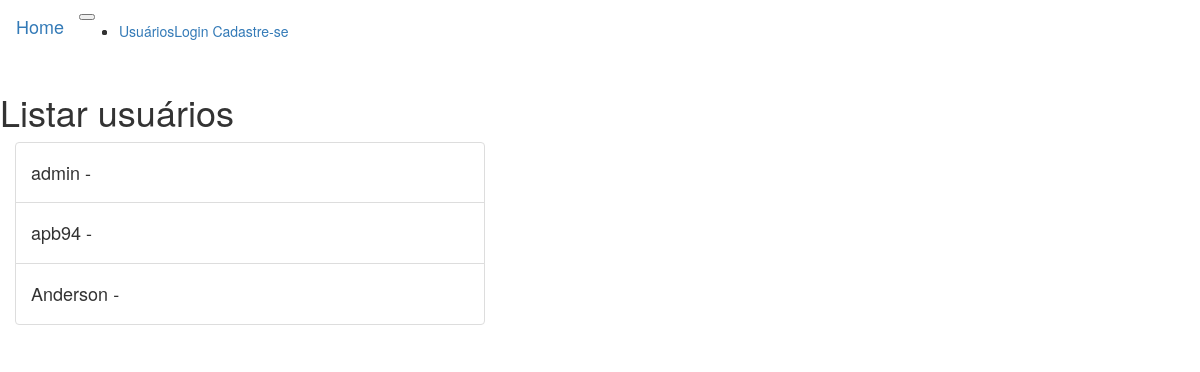
/users, run on an earlier commit of the app's database.
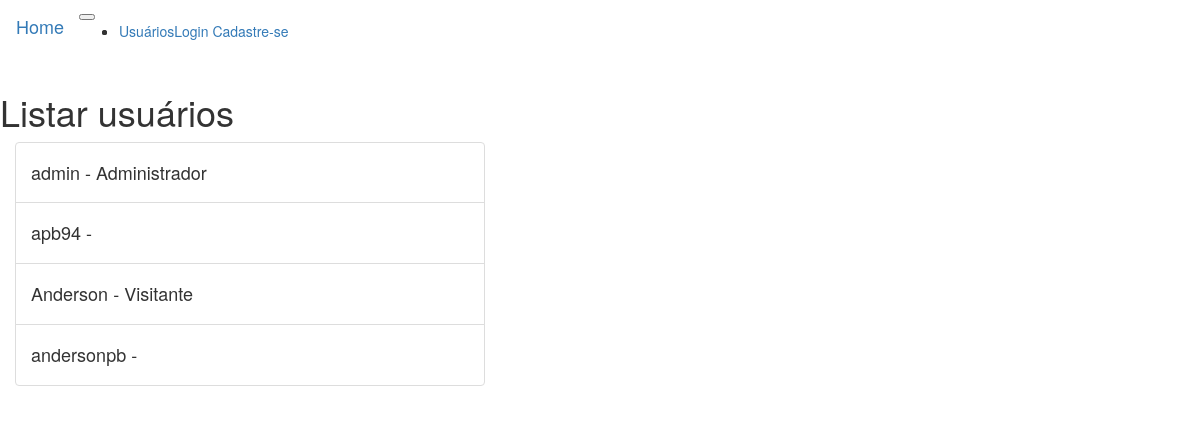
And on a later commit of the database.
### app/models.py (models this page shows, shortened)
class User(db.Model, UserMixin):
    __tablename__ = 'users'
    id = db.Column(db.Integer, primary_key=True)
    username = db.Column(db.String(64), unique=True, index=True)
    role_id = db.Column(db.Integer, db.ForeignKey('roles.id'))
    password_hash = db.Column(db.String(128))
    @property
    def password(self):
        raise AttributeError('password is not readable')

class Role(db.Model):
    __tablename__ = 'roles'
    id = db.Column(db.Integer, primary_key=True)
    name = db.Column(db.String(64), unique=True)
    users = db.relationship('User', backref='role')

### app/main/views.py (the view)
@main.route('/users')
def users():
    list_users = User.query.all()
    if not list_users:
        flash('Não existem usuários cadastrados!')
    return render_template('list_users.html', users=list_users)

### app/templates/list_users.html (shortened to what this page needs)
{% extends 'base.html' %}
{% import "bootstrap/wtf.html" as wtf %}
{% block content %}
    <div class="container-fluid">
        <div class="row justify-content-center my-4">
            <h1>Listar usuários</h1>
        </div>
        <div class="row justify-content-center my-4">
            <div class="col-sm-12 col-md-10 col-xs-5 col-lg-5 mt-4">
                <ul class="list-group">
                    {% for user in users %}
                        <li class="list-group-item">
                            <h4>
                                {{ user.username }} - {{ user.role.name }}
                            </h4>
                        </li>
                    {% endfor %}
                </ul>
            </div>
        </div>
    </div>
{% endblock %}

### app/templates/base.html (shortened to what this page needs)
{% extends "bootstrap/base.html" %}
{% block navbar %}
    <nav class="navbar navbar-expand-lg navbar-light bg-light">
        <a class="navbar-brand" href="/">Home</a>
        <button class="navbar-toggler" type="button" data-toggle="collapse" data-target="#navbarSupportedContent" aria-controls="navbarSupportedContent" aria-expanded="false" aria-label="Toggle navigation">
        </button>
        <div class="collapse navbar-collapse" id="navbarSupportedContent">
            <ul class="navbar-nav mr-auto">
                <li class="nav-item">
                    <a class="nav-link" href="/users">Usuários</a>
                </li>
            </ul>
            {% if current_user.is_authenticated %}
                <div class="dropdown">
                    <a class="dropdown-toggle" href="#" role="button"
                     id="link" data-toggle="dropdown" aria-haspopup="true"
                     aria-expanded="false">
                        <ion-icon name="person" class="mr-2"></ion-icon>{{ current_user.username }}
                    </a>
                    <div class="dropdown-menu" aria-labelledby="link">
                        <a class="dropdown-item" href="/logout">Logout</a>
                    </div>
                </div>
            {% else %}
                <a class="nav-link text-dark" href="/login">Login</a>
                <a class="nav-link text-dark" href="/register">Cadastre-se</a>
            {% endif %}
        </div>
    </nav>
{% endblock %}

What changed in the data, as far as the page shows it:
changed User "admin": role.name (not shown) → "Administrador"
changed User "Anderson": role.name (not shown) → "Visitante"
added User: username "andersonpb"
